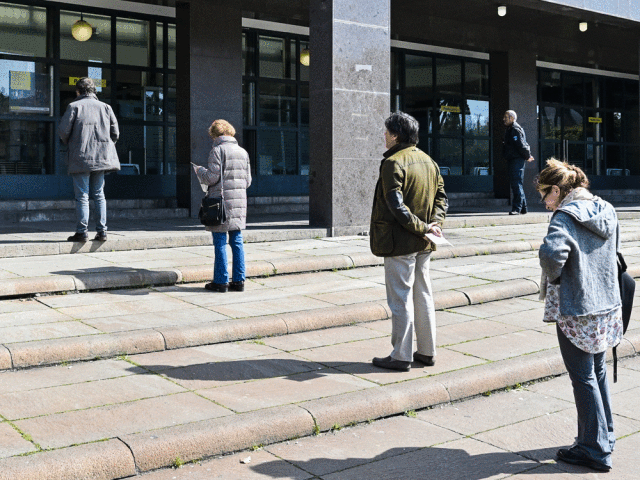
#> input picture Social Distancing/v1.png, 640 x 480 px
$ jupyter execute fullbody.ipynb
#> lines starting #> are read from the running program, lines starting #| are printed output that depends on the picture; after the words box and inside, x2 and y2 are one past the last pixel; in counts of white or black regions, pixels touching at a corner belong together
[cell 1]
import math
import cv2
import numpy as np

fullbody_classifier = cv2.CascadeClassifier('haarcascade_fullbody.xml')
img = cv2.imread('v1.png')
#> img is the input picture: shape (480, 640, 3); mean B, G, R 123.4, 124.6, 124.1
gray = cv2.cvtColor(img, cv2.COLOR_BGR2GRAY)
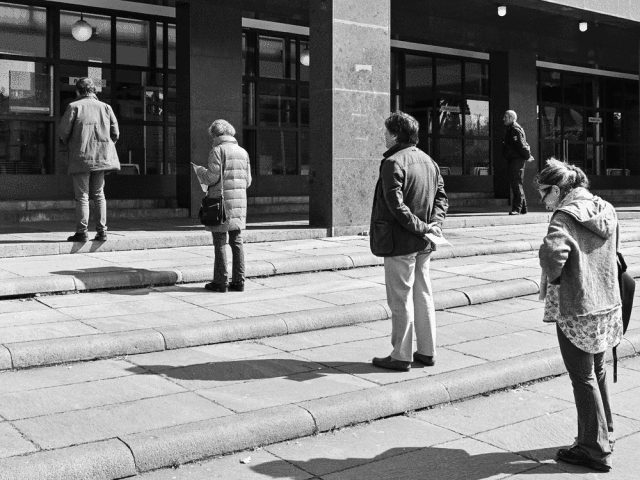
#> gray: shape (480, 640); min 6, max 248, mean 124.3
cv2.imshow('gray', gray)
cv2.waitKey(0)

[cell 2]
bodies = fullbody_classifier.detectMultiScale(gray, scaleFactor=1.2, minNeighbors=5)
#> bodies = [[341, 117, 116, 232]]
print(bodies)
#| [[341 117 116 232]]

[cell 3]
for (x,y,w,h) in bodies:
    cv2.rectangle(img, (x,y), (x+w,y+h),(0,255,255),2)
#> this loop made 1 pass
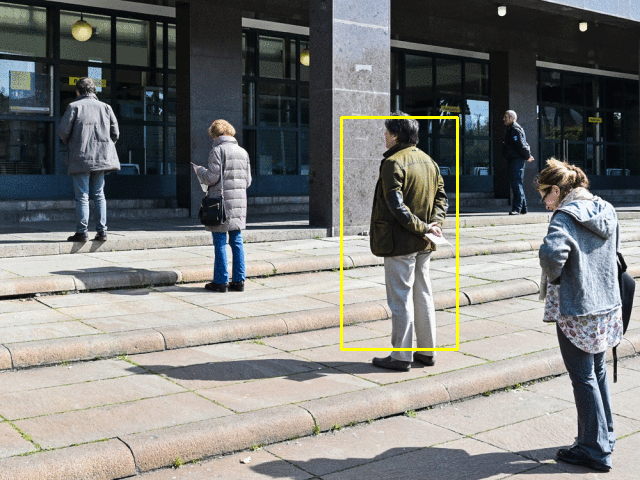
#> img: shape (480, 640, 3); 0.68% of pixels changed, all inside (x1, y1, x2, y2) = (340, 116, 459, 351)

cv2.imshow('Persons',img)
cv2.waitKey(0)
cv2.destroyAllWindows()

$ run again, with Social Distancing/myfirst.png copied over Social Distancing/v1.png
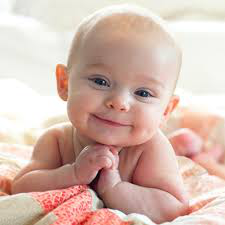
#> input picture Social Distancing/myfirst.png, 225 x 225 px
#> img is the input picture: shape (225, 225, 3); mean B, G, R 175.9, 186.9, 214.8
#> `gray = cv2.cvtColor(img, cv2.COLOR_BGR2GRAY)`:
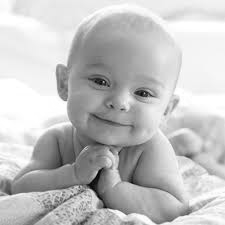
#> gray: shape (225, 225); min 0, max 255, mean 194
#> bodies = ()

$ run again, with Social Distancing/men.jpg saved as Social Distancing/v1.png
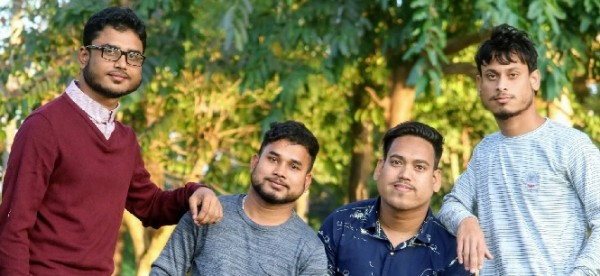
#> input picture Social Distancing/men.jpg, 600 x 276 px
#> img is the input picture: shape (276, 600, 3); mean B, G, R 90.5, 119.1, 125.9
#> `gray = cv2.cvtColor(img, cv2.COLOR_BGR2GRAY)`:
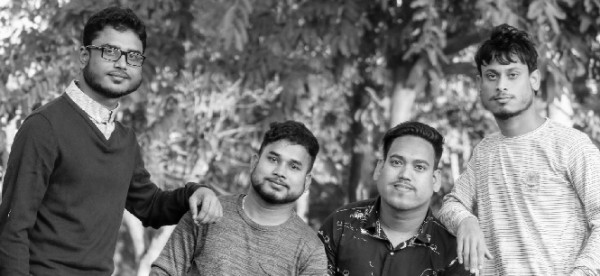
#> gray: shape (276, 600); min 0, max 254, mean 117.9
#> bodies = ()
